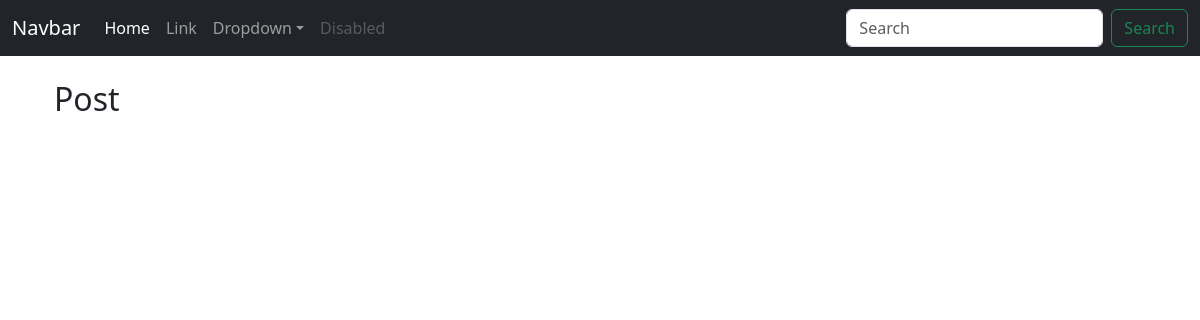
/, run on an earlier commit of the app's database.
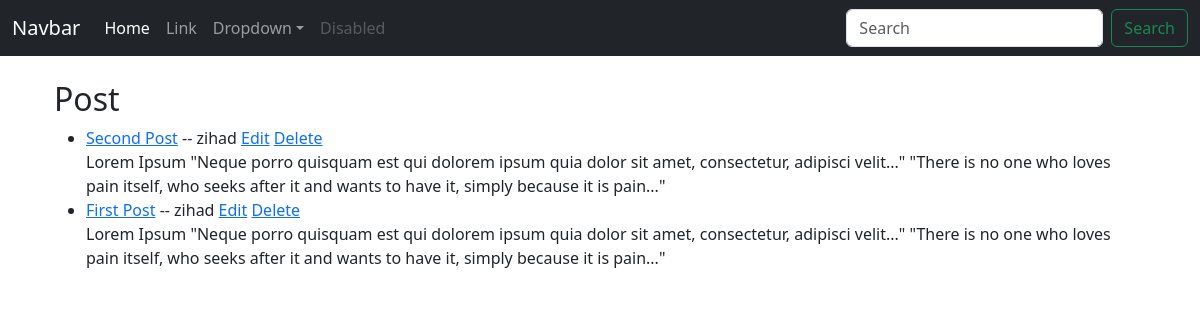
And on a later commit of the database.
### blogApp/models.py (models this page shows, shortened)
class Post(models.Model):
    title = models.CharField(max_length=300)
    title_tag = models.CharField(max_length=300)
    author = models.ForeignKey(User, on_delete=models.CASCADE)
    body = models.TextField()
    post_date = models.DateTimeField(auto_now_add=True)

### blogApp/views.py (the view)
# urls.py: path('',HomeView.as_view(), name='home'),
class HomeView(ListView):
    model = Post
    template_name = 'home.html'
    ordering = ['-id']

### blogApp/templates/home.html (shortened to what this page needs)
{% extends 'base.html' %}
{% block content %}
  <br />
  <div class="container">
    <h2>Post</h2>
    <ul>
      {% for post in object_list %}
        <li>
          <a href="{% url 'artical-detail' post.id %}">{{ post.title }}</a> -- {{ post.author }}
          <a href="{% url 'update-artical' post.id %}">Edit</a>
          <a href="{% url 'delete-article' post.id %}">Delete</a>
          <br />
          {{ post.body }}
        </li>
      {% endfor %}
    </ul>
  </div>
{% endblock %}

What changed in the data, as far as the page shows it:
added Post: title "Second Post", author "zihad", body "Lorem Ipsum \"Neque porro quisquam est qui dolorem ipsum quia dolor sit amet, consectetur, adipisci velit...\" \"There is no one who loves pain itself, who seeks after it and wants to have it, simply because it is pain...\""
added Post: title "First Post", author "zihad", body "Lorem Ipsum \"Neque porro quisquam est qui dolorem ipsum quia dolor sit amet, consectetur, adipisci velit...\" \"There is no one who loves pain itself, who seeks after it and wants to have it, simply because it is pain...\""
